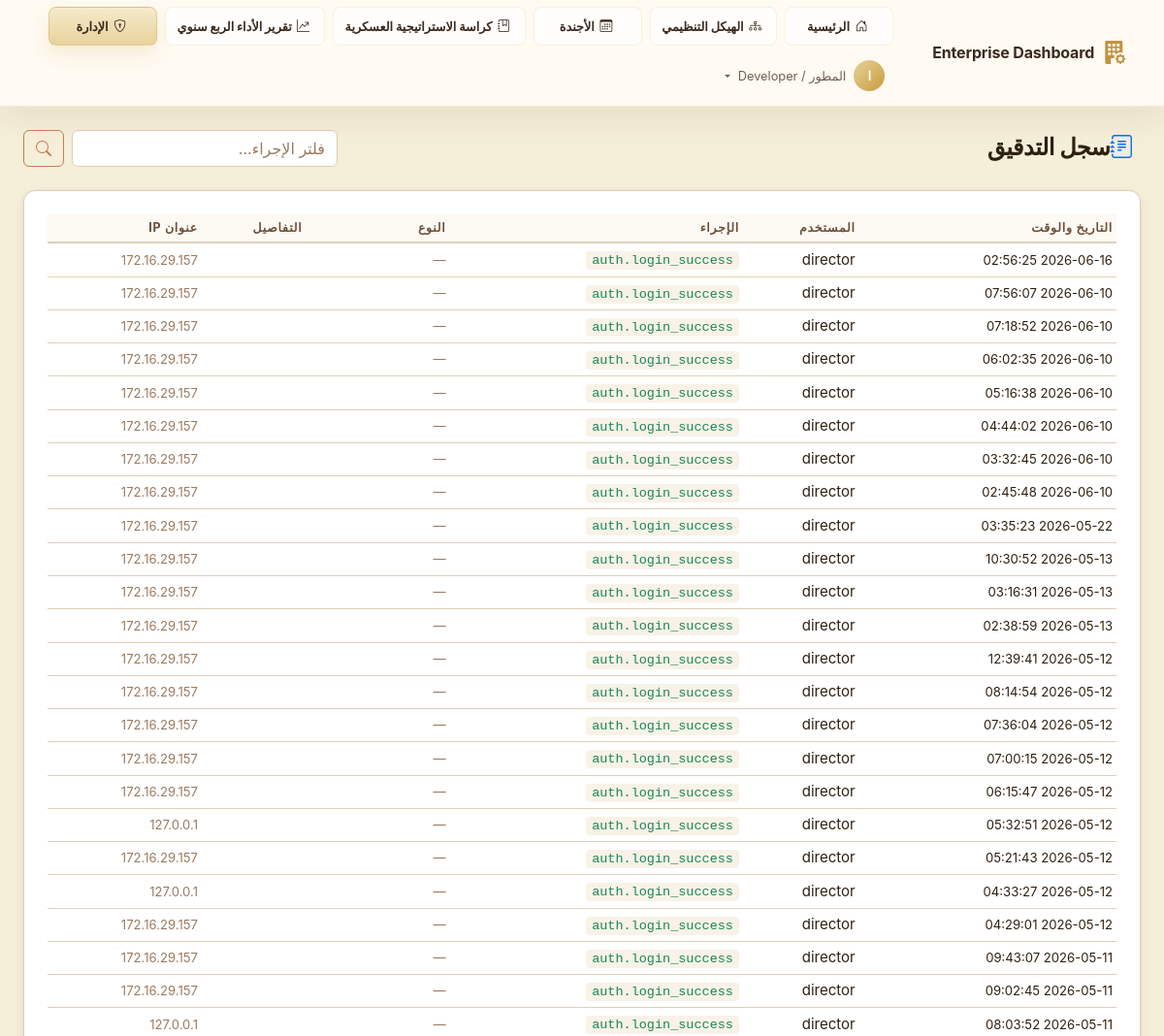
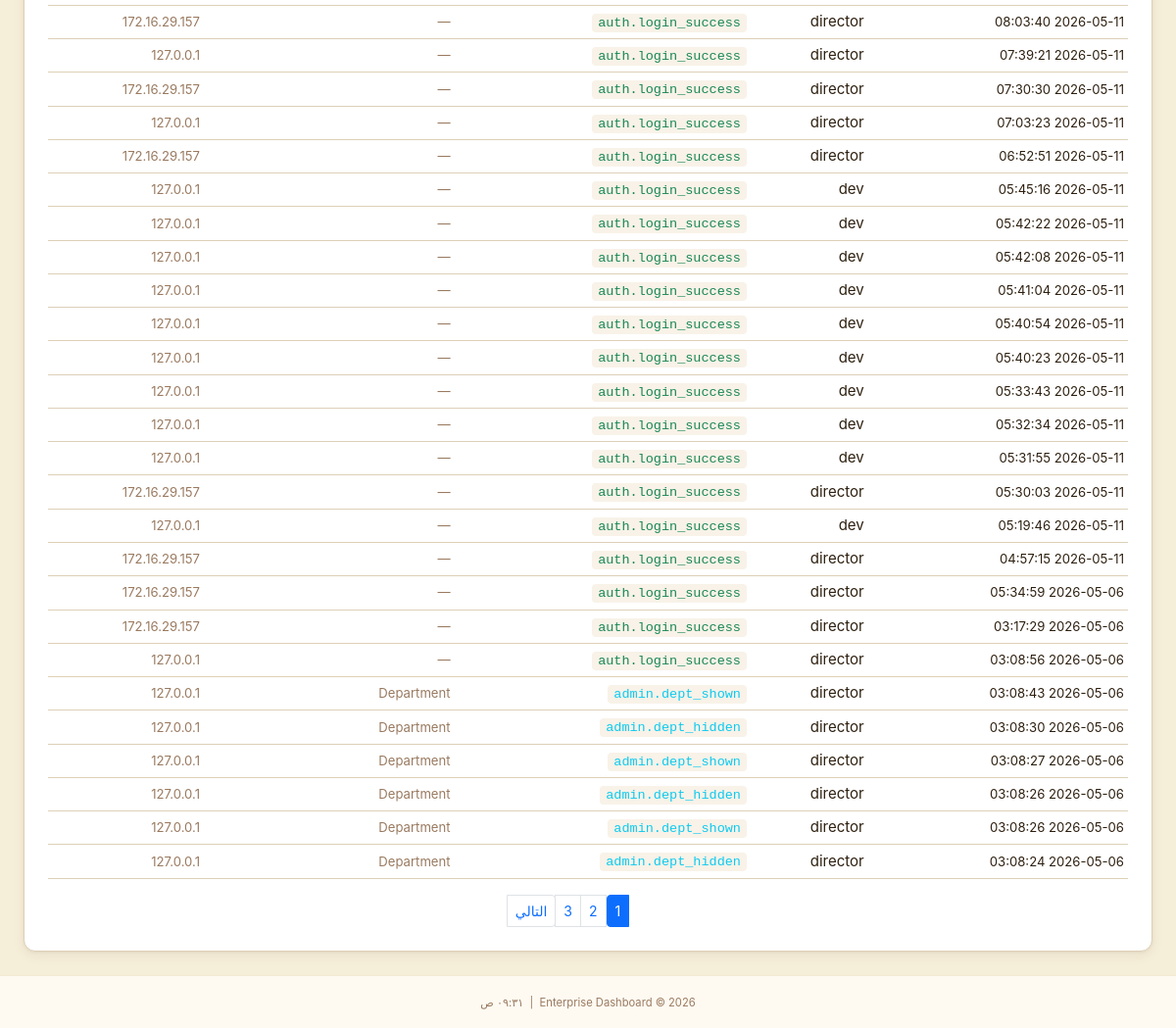
The app's page /admin/audit-log (signed in), older data (2 pictures, top to bottom).
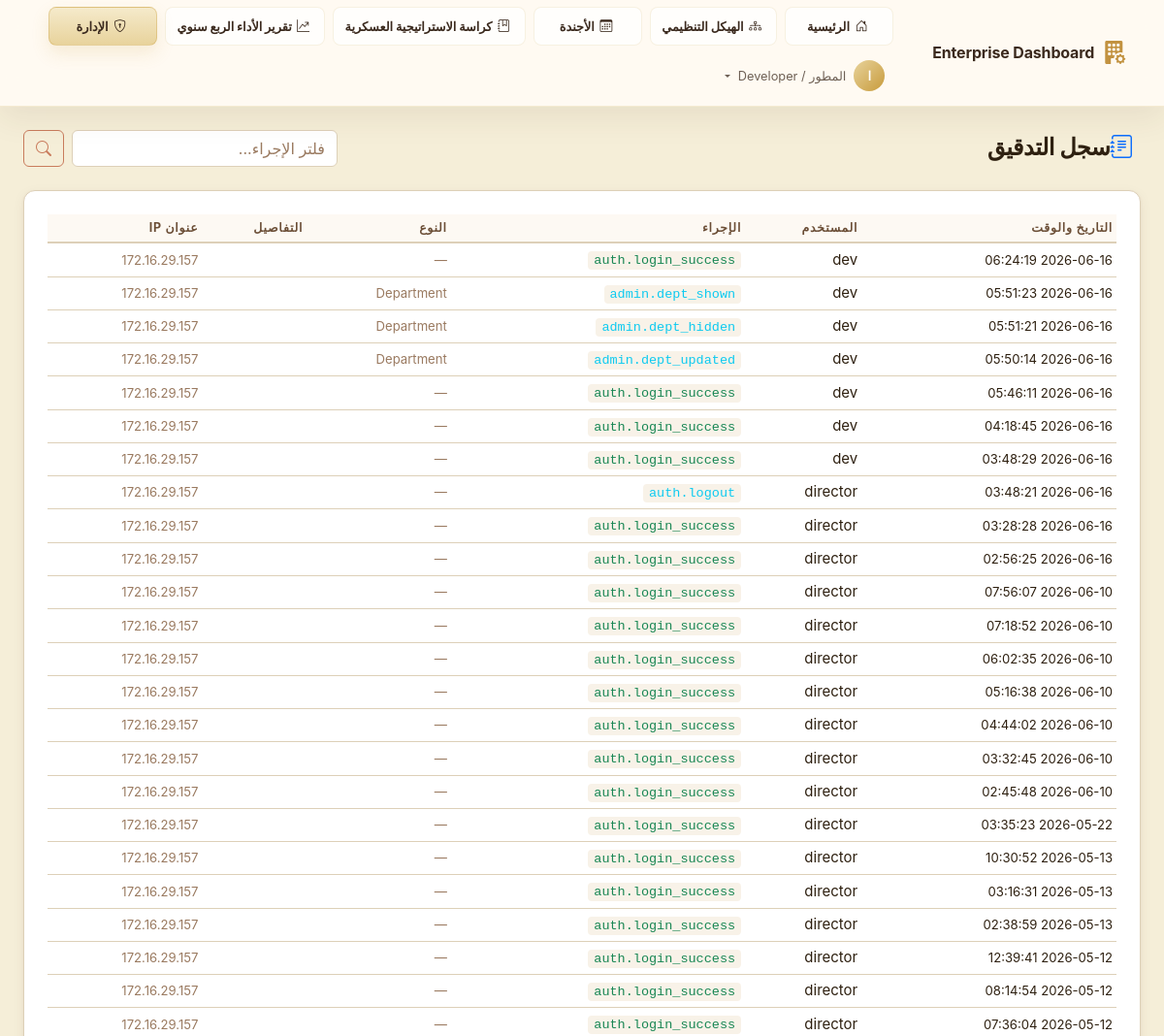
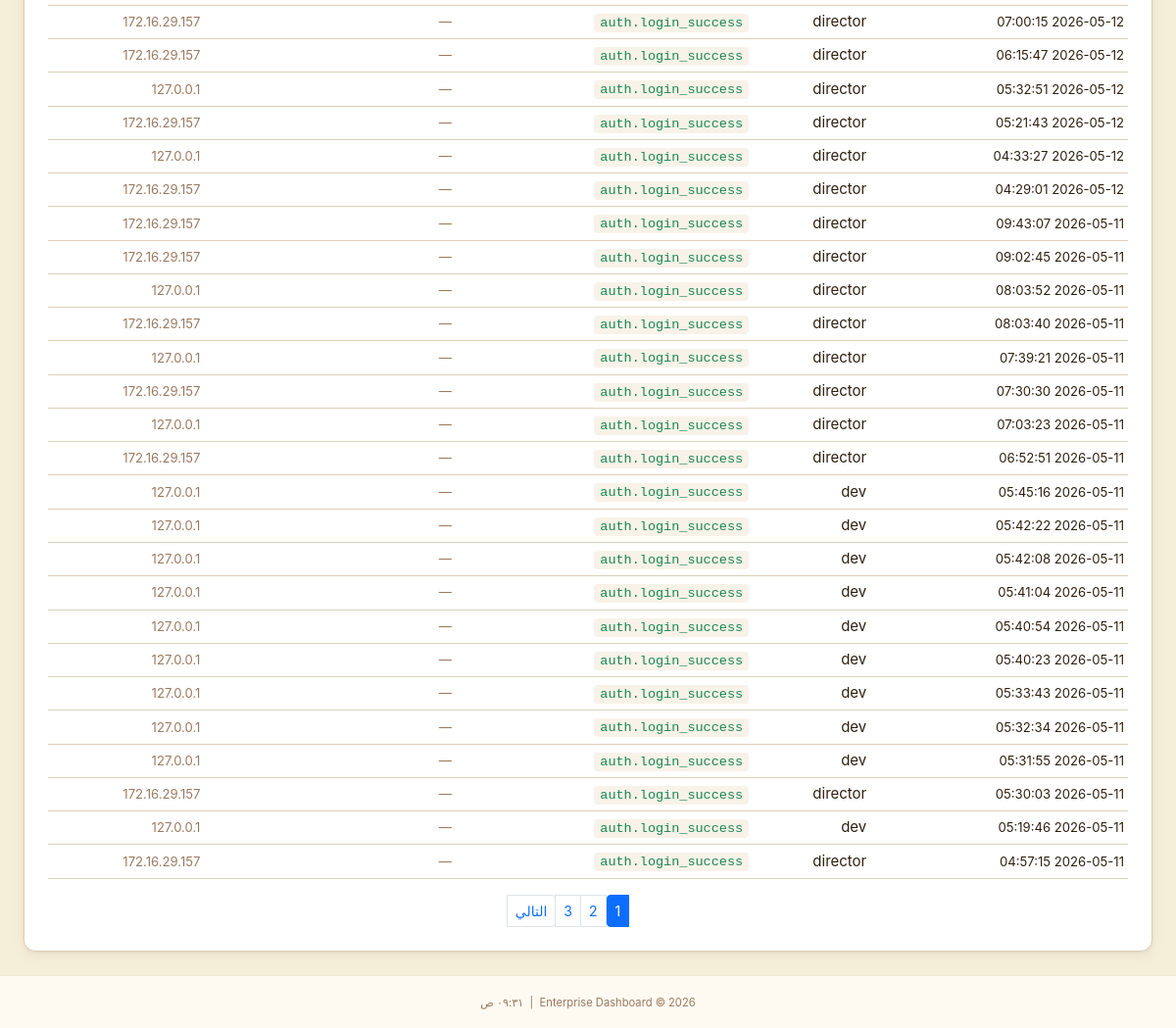
The same page, newer data (2 pictures, top to bottom).
### app/models/audit.py (models this page shows, shortened)
class AuditLog(db.Model):
    __tablename__ = 'audit_log'
    id            = db.Column(db.String(36), primary_key=True, default=lambda: str(uuid.uuid4()))
    user_id       = db.Column(db.String(36), db.ForeignKey('users.id'), nullable=True)
    username      = db.Column(db.String(80),  nullable=False, default='anonymous')  # Snapshot
    action        = db.Column(db.String(100), nullable=False)
    resource_type = db.Column(db.String(60),  nullable=True)
    resource_id   = db.Column(db.String(36),  nullable=True)
    details       = db.Column(db.Text, nullable=True)   # JSON string for old/new values
    ip_address    = db.Column(db.String(45),  nullable=True)
    user_agent    = db.Column(db.String(255), nullable=True)
    timestamp     = db.Column(db.DateTime, default=datetime.utcnow, index=True)
    user = db.relationship('User', back_populates='audit_logs', foreign_keys=[user_id])

### app/admin/routes.py (the view)
@admin_bp.route('/audit-log')
@login_required
@require_permission(PERMISSIONS['SECRETARY'])
def audit_log():
    page   = request.args.get('page', 1, type=int)
    action = request.args.get('action', '')
    query  = AuditLog.query.order_by(AuditLog.timestamp.desc())
    if action:
        query = query.filter(AuditLog.action.contains(action))
    logs = query.paginate(page=page, per_page=50, error_out=False)
    return render_template('admin/audit_log.html',
                           logs=logs,
                           action_filter=action,
                           page_title='سجل التدقيق')

### app/__init__.py (called while the page is built)
def _register_extensions(app: Flask) -> None:
    db.init_app(app)
    login_manager.init_app(app)
    csrf.init_app(app)
    login_manager.login_view          = 'auth.login'
    login_manager.login_message       = 'Please sign in to access this page.'
    login_manager.login_message_category = 'warning'
    login_manager.session_protection  = 'strong'
    @login_manager.user_loader
    def load_user(user_id: str):
        from app.models.user import User
        return User.get_by_id(user_id)

def _register_context_processors(app: Flask) -> None:
    from datetime import datetime
    from app.models.role import PERMISSIONS
    @app.context_processor
    def inject_globals():
        return {
            'PERMISSIONS': PERMISSIONS,
            'now':         datetime.utcnow,
            'app_name':    app.config.get('APP_NAME', 'Enterprise Dashboard'),
        }

### app/models/user.py (called while the page is built)
    @property
    def is_authenticated(self) -> bool:
        return True

    def has_permission(self, required_level: int) -> bool:
        if not self.role:
            return False
        return self.role.permission_level >= required_level

### app/templates/admin/audit_log.html (shortened to what this page needs)
{% extends "base.html" %}
{% block content %}
<div class="container-fluid px-4 py-4">
    <div class="d-flex align-items-center justify-content-between mb-4">
        <h1 class="page-title mb-0"><i class="bi bi-journal-text text-primary me-2"></i>سجل التدقيق</h1>
        <form method="GET" class="d-flex gap-2">
            <input type="text" name="action" class="form-control glass-input" placeholder="فلتر الإجراء..."
                value="{{ action_filter }}">
            <button type="submit" class="btn btn-outline-primary"><i class="bi bi-search"></i></button>
        </form>
    </div>
    <div class="section-card glass-card">
        <div class="table-responsive">
            <table class="table table-dark table-hover table-sm align-middle mb-0">
                <thead>
                    <tr>
                        <th>التاريخ والوقت</th>
                        <th>المستخدم</th>
                        <th>الإجراء</th>
                        <th>النوع</th>
                        <th>التفاصيل</th>
                        <th>عنوان IP</th>
                    </tr>
                </thead>
                <tbody>
                    {% for log in logs.items %}
                    <tr>
                        <td><small>{{ log.timestamp.strftime('%Y-%m-%d %H:%M:%S') }}</small></td>
                        <td>{{ log.username }}</td>
                        <td>
                            <code
                                class="{% if 'login_failed' in log.action or 'rejected' in log.action or 'deleted' in log.action %}text-danger{% elif 'login_success' in log.action or 'approved' in log.action %}text-success{% else %}text-info{% endif %}">
                {{ log.action }}
              </code>
                        </td>
                        <td><small class="text-muted">{{ log.resource_type or '—' }}</small></td>
                        <td><small class="text-muted">{{ (log.details or '')[:50] }}</small></td>
                        <td><small class="text-muted">{{ log.ip_address or '—' }}</small></td>
                    </tr>
                    {% else %}
                    <tr>
                        <td colspan="6" class="text-center text-muted py-4">لا توجد سجلات</td>
                    </tr>
                    {% endfor %}
                </tbody>
            </table>
        </div>
        {% if logs.pages > 1 %}
        <nav class="d-flex justify-content-center mt-3">
            <ul class="pagination pagination-sm mb-0">
                {% for p in logs.iter_pages() %}
                {% if p %}
                <li class="page-item {{ 'active' if p == logs.page }}">
                    <a class="page-link" href="?page={{ p }}&action={{ action_filter }}">{{ p }}</a>
                </li>
                {% else %}
                <li class="page-item disabled"><span class="page-link">…</span></li>
                {% endif %}
                {% endfor %}
                {% if logs.has_next %}
                <li class="page-item">
                    <a class="page-link" href="?page={{ logs.next_num }}&action={{ action_filter }}">التالي</a>
                </li>
                {% endif %}
            </ul>
        </nav>
        {% endif %}
    </div>
</div>
{% endblock %}

Row changes from the older to the newer data that the page shows:
no longer on this page (row unchanged): AuditLog: timestamp "2026-05-06 05:34:59", username "director", action "auth.login_success", resource_type "—", ip_address "172.16.29.157"
no longer on this page (row unchanged): AuditLog: timestamp "2026-05-06 03:17:29", username "director", action "auth.login_success", resource_type "—", ip_address "172.16.29.157"
no longer on this page (row unchanged): AuditLog: timestamp "2026-05-06 03:08:56", username "director", action "auth.login_success", resource_type "—", ip_address "127.0.0.1"
no longer on this page (row unchanged): AuditLog: timestamp "2026-05-06 03:08:43", username "director", action "admin.dept_shown", resource_type "Department", ip_address "127.0.0.1"
no longer on this page (row unchanged): AuditLog: timestamp "2026-05-06 03:08:30", username "director", action "admin.dept_hidden", resource_type "Department", ip_address "127.0.0.1"
no longer on this page (row unchanged): AuditLog: timestamp "2026-05-06 03:08:27", username "director", action "admin.dept_shown", resource_type "Department", ip_address "127.0.0.1"
no longer on this page (row unchanged): AuditLog: timestamp "2026-05-06 03:08:26", username "director", action "admin.dept_hidden", resource_type "Department", ip_address "127.0.0.1"
no longer on this page (row unchanged): AuditLog: timestamp "2026-05-06 03:08:26", username "director", action "admin.dept_shown", resource_type "Department", ip_address "127.0.0.1"
no longer on this page (row unchanged): AuditLog: timestamp "2026-05-06 03:08:24", username "director", action "admin.dept_hidden", resource_type "Department", ip_address "127.0.0.1"
added AuditLog: timestamp "2026-06-16 06:24:19", username "dev", action "auth.login_success", resource_type "—", ip_address "172.16.29.157"
added AuditLog: timestamp "2026-06-16 05:51:23", username "dev", action "admin.dept_shown", resource_type "Department", ip_address "172.16.29.157"
added AuditLog: timestamp "2026-06-16 05:51:21", username "dev", action "admin.dept_hidden", resource_type "Department", ip_address "172.16.29.157"
added AuditLog: timestamp "2026-06-16 05:50:14", username "dev", action "admin.dept_updated", resource_type "Department", ip_address "172.16.29.157"
added AuditLog: timestamp "2026-06-16 05:46:11", username "dev", action "auth.login_success", resource_type "—", ip_address "172.16.29.157"
added AuditLog: timestamp "2026-06-16 04:18:45", username "dev", action "auth.login_success", resource_type "—", ip_address "172.16.29.157"
added AuditLog: timestamp "2026-06-16 03:48:29", username "dev", action "auth.login_success", resource_type "—", ip_address "172.16.29.157"
added AuditLog: timestamp "2026-06-16 03:48:21", username "director", action "auth.logout", resource_type "—", ip_address "172.16.29.157"
added AuditLog: timestamp "2026-06-16 03:28:28", username "director", action "auth.login_success", resource_type "—", ip_address "172.16.29.157"
